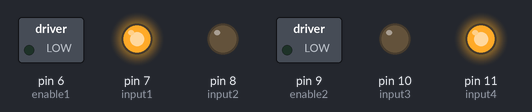
The sketch below on a simulated Arduino Uno, built with avr-gcc and run on an emulated ATmega328P. On the bench: switched loads named in the sketch (green lamp = pin HIGH), output pins drawn as LEDs (lit = HIGH).

Above: at 0.1 s.
Timing chart, 0 to 1.6 s (numbered marks = the images above):
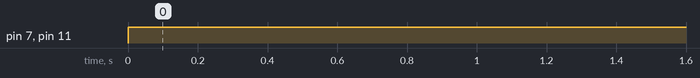

Measured:
- by itself, pin 7 (input1), pin 11 (input4): LOW → HIGH at 0.00 s

The sketch:

Motor.ino
```cpp
const int enable1 = 6;
const int input1 = 7;
const int input2 = 8;

const int enable2 = 9;
const int input3 = 10;
const int input4 = 11;

void setup() {
  pinMode(enable1, OUTPUT);
  pinMode(input1, OUTPUT);
  pinMode(input2, OUTPUT);
  pinMode(enable2, OUTPUT);
  pinMode(input3, OUTPUT);
  pinMode(input4, OUTPUT);
}

void loop() {
  digitalWrite(input1, HIGH);
  digitalWrite(input2, LOW);
  digitalWrite(input3, LOW);
  digitalWrite(input4, HIGH);
}
```
